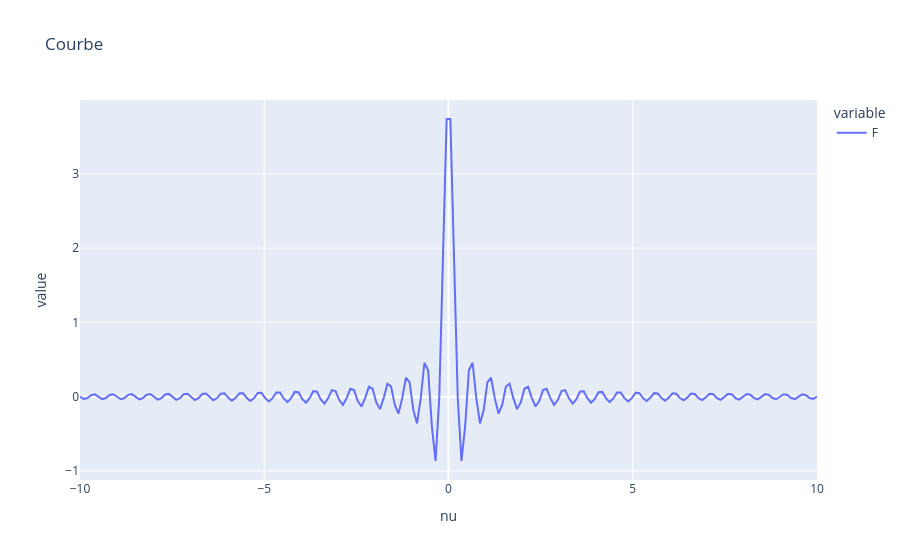

The notebook cell this image was saved under:
### Markdown cell above
on calcule la transformée de fourier de f(t) = porte de t/4

La transformée de fourier est donc : 4 sinus cardinal de 4 nu

### Code cell
nu = np.linspace(-10,10,200)

F = 4*np.sin(4*np.pi*nu)/(4*np.pi*nu)

df = pd.DataFrame({"nu":nu,"F":F})
fig = px.line(df, x="nu", y=["F"], title = "Courbe")
fig.show()

### Figure 1 — Plotly figure (JSON) as saved in the notebook; plotly's stock layout.template omitted (floating-point values rounded to 4 significant figures; data arrays with more than 128 entries replaced by an {"elided": "..."} marker saying what was removed)
{"data": [{"hovertemplate": "variable=F<br>nu=%{x}<br>value=%{y}<extra></extra>", "legendgroup": "F", "line": {"color": "#636efa", "dash": "solid"}, "marker": {"symbol": "circle"}, "mode": "lines", "name": "F", "orientation": "v", "showlegend": true, "type": "scatter", "x": {"elided": "200 float values"}, "xaxis": "x", "y": {"elided": "200 float values"}, "yaxis": "y"}], "layout": {"legend": {"title": {"text": "variable"}, "tracegroupgap": 0}, "title": {"text": "Courbe"}, "xaxis": {"anchor": "y", "domain": [0, 1], "title": {"text": "nu"}}, "yaxis": {"anchor": "x", "domain": [0, 1], "title": {"text": "value"}}}}
